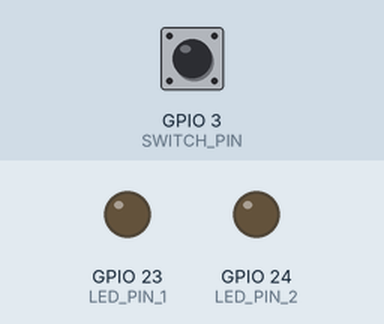
The program below on a simulated Raspberry Pi (BCM pin numbers). Shown: output pins drawn as LEDs (lit = HIGH). The inputs (shaded band) are chosen by the test bench; at power-on: GPIO 3 (SWITCH_PIN) HIGH.

Above: at 1.2 s.
1.3 s: GPIO 3 (SWITCH_PIN) pulled LOW for 0.15 s
At 2.5 s:
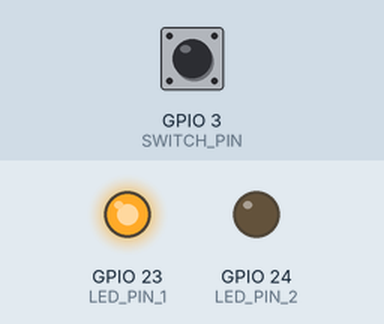
2.9 s: GPIO 3 (SWITCH_PIN) pulled LOW for 1 s
At 4.0 s:
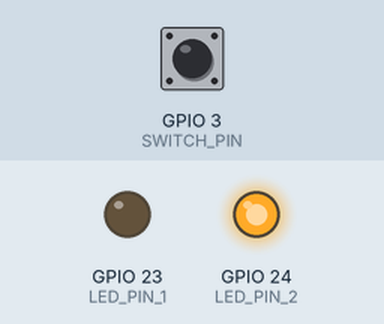
5.4 s: GPIO 3 (SWITCH_PIN) pulled LOW for 3.2 s
At 5.9 s:
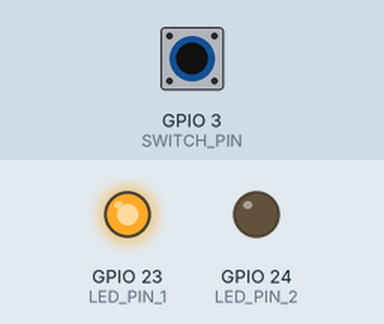
Timing chart, 0 to 8.4 s (numbered marks = the images above; inputs shaded):
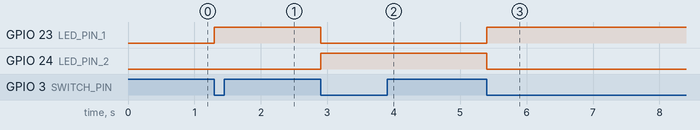

Measured:
- after the input at 1.3 s, GPIO 23 (LED_PIN_1): LOW → HIGH at once
- after the input at 2.9 s, GPIO 23 (LED_PIN_1): HIGH → LOW at once; GPIO 24 (LED_PIN_2): LOW → HIGH at once
- after the input at 5.4 s, GPIO 23 (LED_PIN_1): LOW → HIGH at once; GPIO 24 (LED_PIN_2): HIGH → LOW at once

The program:

switch_exercise1.py
```python
# encoding: utf-8

#LED電球２個を使用する
#タクトスイッチ１個を使用する
#GPIOのピンは好きなものを使用してよい
#スイッチが押されるたびに、LED電球を交互に点灯させる

import RPi.GPIO as GPIO

SWITCH_PIN = 3
LED_PIN_1 = 23
LED_PIN_2 = 24

GPIO.setwarnings(False)
GPIO.cleanup()

GPIO.setmode(GPIO.BCM)
GPIO.setup(SWITCH_PIN, GPIO.IN, pull_up_down=GPIO.PUD_UP)
GPIO.setup(LED_PIN_1, GPIO.OUT)
GPIO.setup(LED_PIN_2, GPIO.OUT)

while True:
    if GPIO.input(SWITCH_PIN) == 0:
        if GPIO.input(LED_PIN_1) == GPIO.HIGH:
            GPIO.output(LED_PIN_1, GPIO.LOW)
            GPIO.output(LED_PIN_2, GPIO.HIGH)
        else:
            GPIO.output(LED_PIN_1, GPIO.HIGH)
            GPIO.output(LED_PIN_2, GPIO.LOW)

        while GPIO.input(SWITCH_PIN) == 0:
            pass
```
